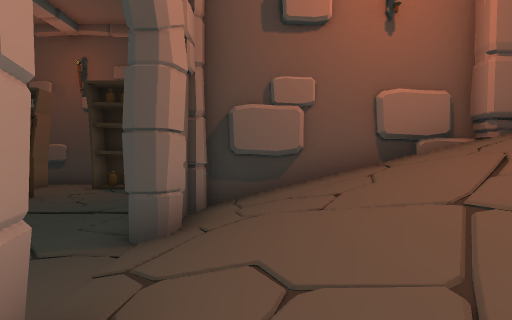
View 1 (above)

19 first-person views from a walk through a 3-D level made in the Unity game engine. The camera is 1.3 m above the floor, looks level and sees 85° across. The floor is counted in squares, 2 m on a side. Each view is taken from the middle of a square. On the plan, view 1 faces up. The plan holds only what a view shows up to about 9 squares ahead; the rest is blank.

View 2
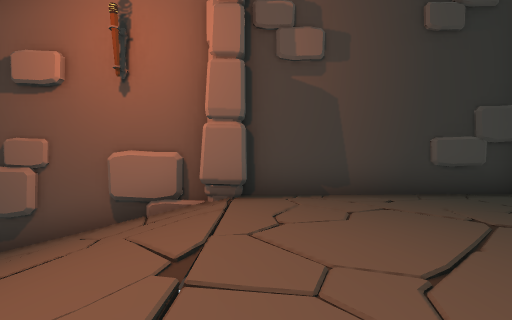

View 3
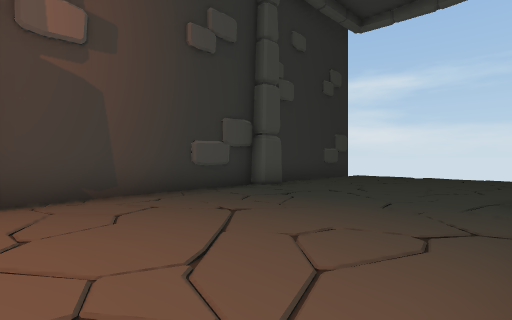

View 4
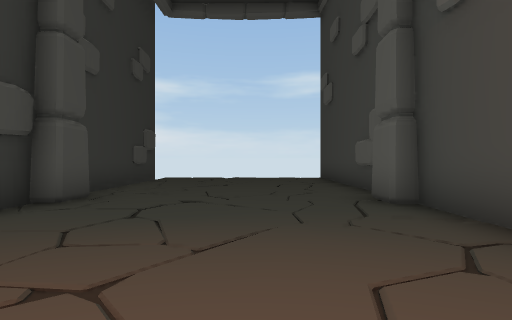

View 5
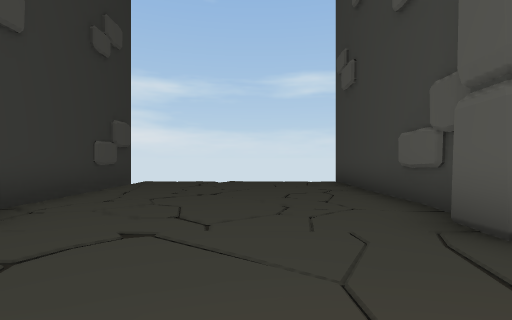

View 6
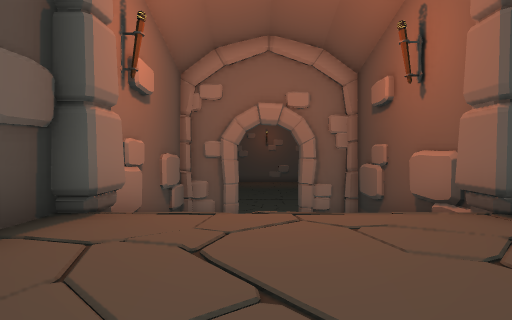

View 7
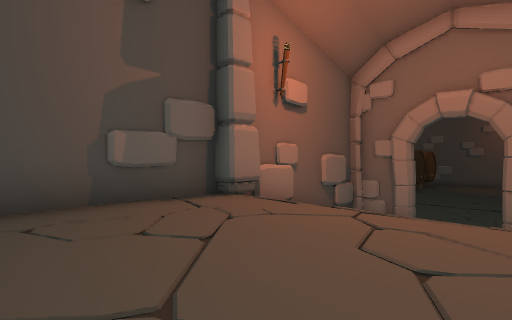

View 8
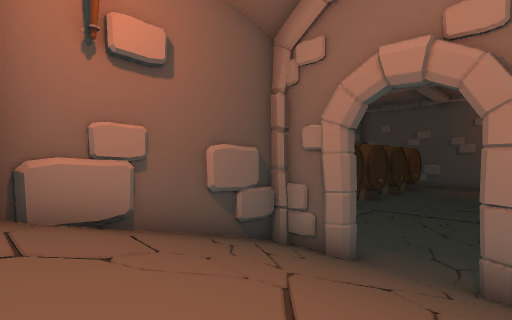

View 9
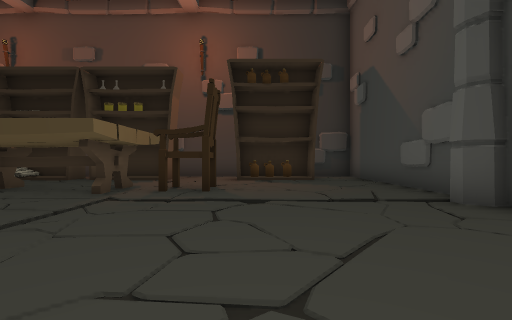

View 10
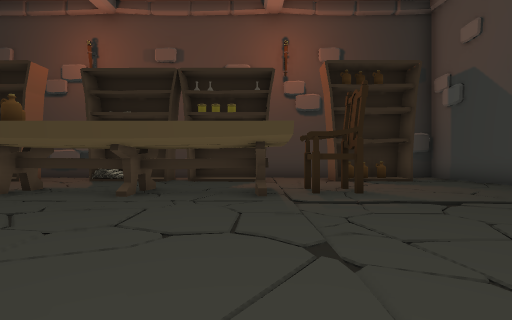

View 11
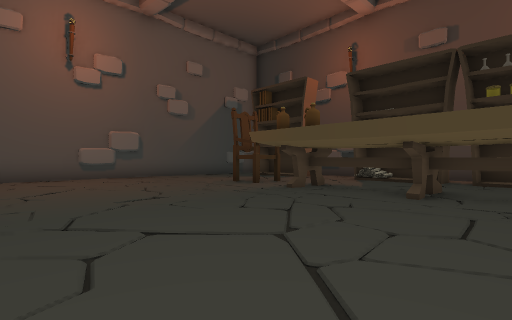

View 12
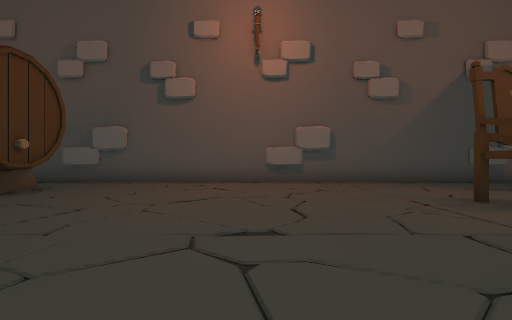

View 13
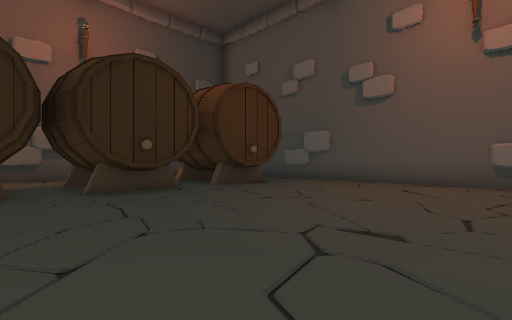

View 14
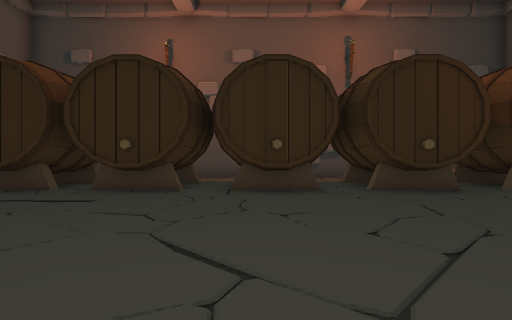

View 15
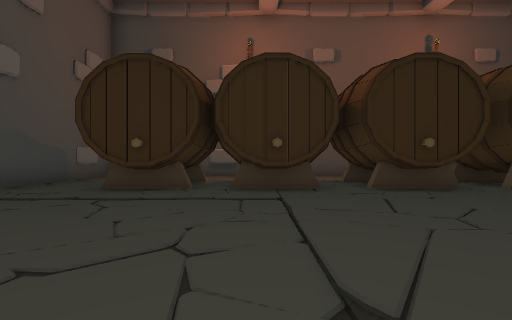

View 16
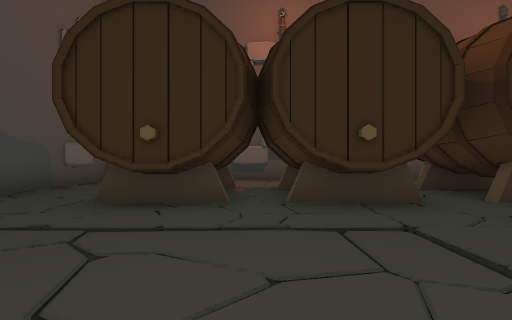

View 17
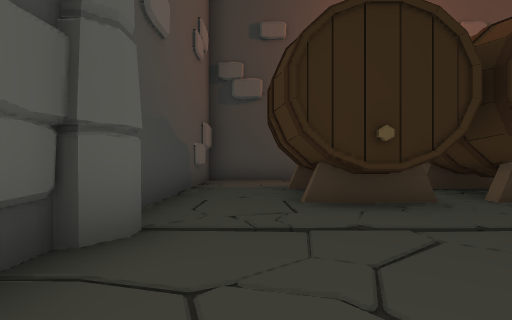

View 18
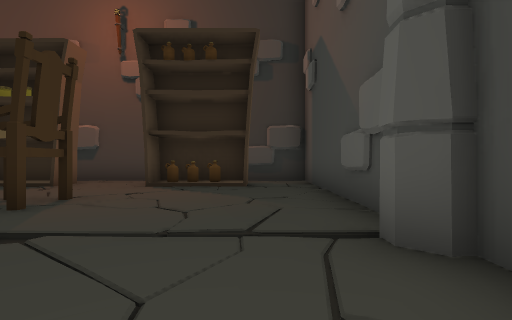

View 19
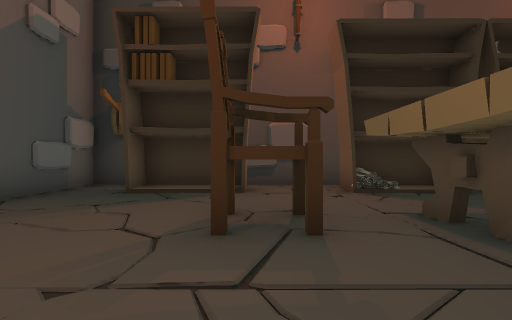

### Floor plan
Key: @ floor where view 1 was taken; # wall or solid block; . main floor; : floor 3 m higher than the main floor; / step, stairs or slope; = window, fence, low wall or low ledge; C chair; S shelf; B bottle; T thing the floor can be seen under or through.
Columns run from 20 left of view 1 to 17 right of it. Each row starts with its distance up from view 1.
 12 ###         ###  ###
 11 #..  ########..  ..#
 10 #.SSSS.SSSSSS..BB..#
  9 #..................#
  8 #..................#
  7 #....C.TTTTTTCC....=
  6 #......T..T.T......###################
  5 #.......... ......###//##::::::#:::::
  4 #.................##/////::::::::::::
  3 #.................///////::::::::::::
  2 #..................//////::::::::::::
  1 #..................#/////::::::::::::
  0 #..................#@=//#::::::::::::
 -1 #..................#######=######=####
 -2 #..#####.##.##.##..#
 -3 #..#####.##.##.##..#
 -4 #  #####.##.#####..#
 -5        ..     . . .=
 -6        ..    .. ...#
 -7        ###   #######

Where each view was taken, in squares from view 1:
view 1: 0 up, 0 right, facing up
view 2: 0 up, 5 right, facing up
view 3: 0 up, 5 right, facing up-right
view 4: 2 up, 6 right, facing right
view 5: 2 up, 8 right, facing right
view 6: 2 up, 8 right, facing left
view 7: 4 up, 8 right, facing down-left
view 8: 4 up, 4 right, facing down-left
view 9: 1 up, 5 left, facing up
view 10: 1 up, 8 left, facing up
view 11: 1 up, 9 left, facing up-left
view 12: 3 up, 11 left, facing left
view 13: 4 up, 11 left, facing down-left
view 14: 4 up, 10 left, facing down
view 15: 4 up, 7 left, facing down
view 16: 2 up, 6 left, facing down
view 17: 2 up, 3 left, facing down
view 18: 3 up, 3 left, facing up
view 19: 4 up, 15 left, facing up
